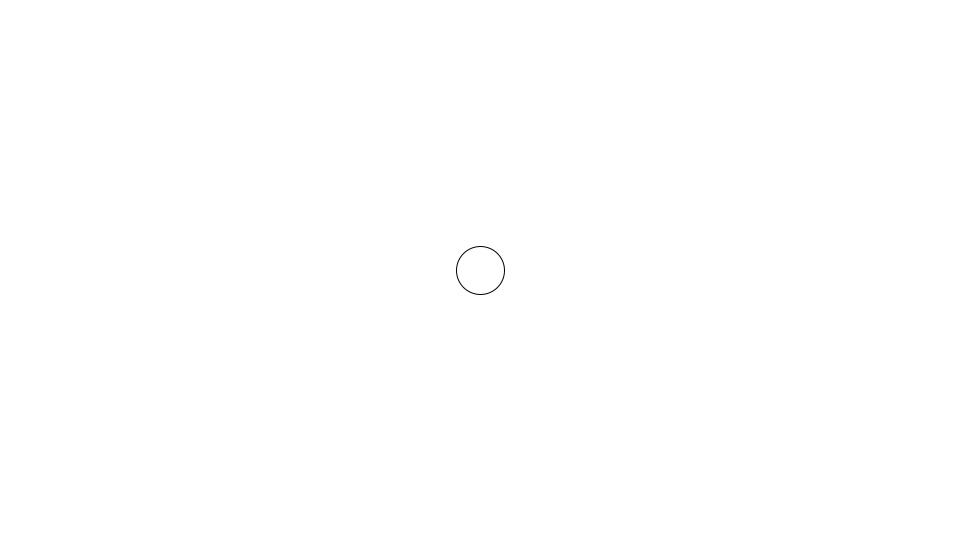
Frame 1 (no input)
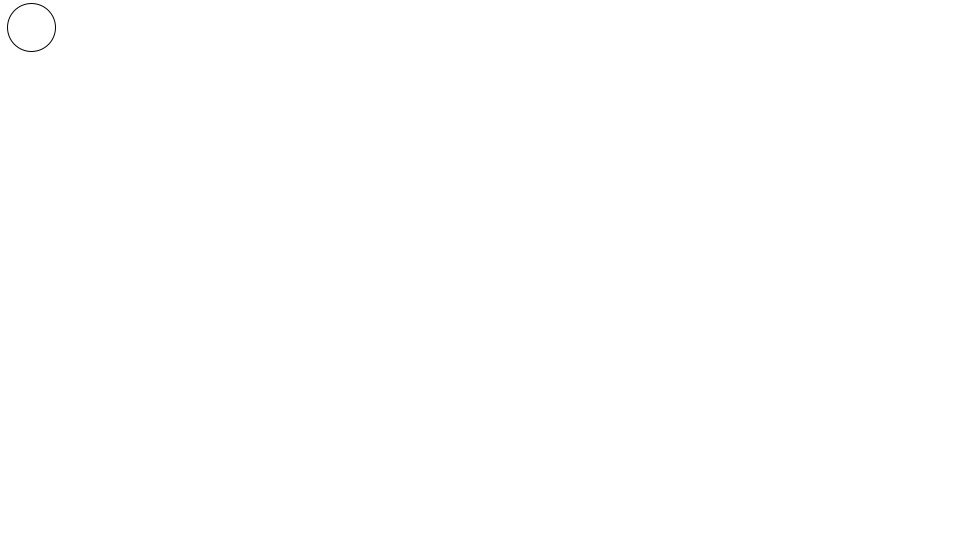
Frame 60 (the mouse pressed at the canvas centre just before this capture)
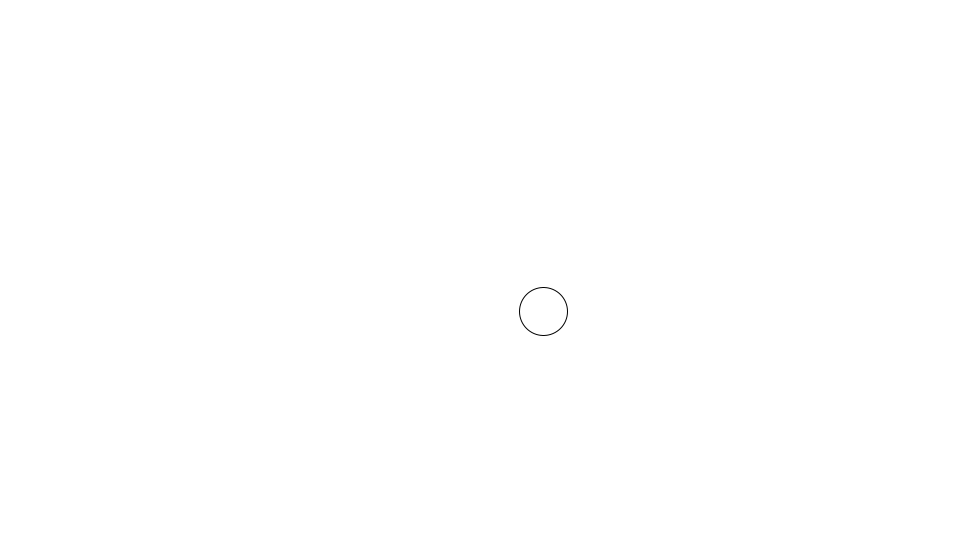
Frame 120 (the mouse held since frame 60 and released just before this capture)

The Processing sketch that drew these frames (run headless with seeded random() and noise(); from frame 60 on, the mouse is pressed at the canvas centre):

// Processing sketch: VectorBall
// ── VectorBall.pde
/*PVector is going to store Components of a vector*/
/*Instead of "float x;　float y";
State like "PVector location";
Instead of "x = 100; y = 50;";
Store value like "location = new PVector(100, 50);"*/

Ball b;


void setup(){
  size(960,540);
  b = new Ball();
}

void draw(){
  background(255);
  b.displayUmeda();
  b.moveUmeda();
  b.checkUmeda();
}

// ── Ball.pde
class Ball{
  PVector location;
  //float x;
  //float y;
  
  PVector velocity;
  //float Xspeed; 
  //float Yspeed;
  
   PVector acceleration;
  
  Ball(){
    location = new PVector(width/2, height/2);
    velocity = new PVector(0, 0);
    acceleration = new PVector(0, 0);
    //x=random(5,width);
    //y=random(3,height);
    //Xspeed=5;
    //Yspeed=5;
    
  }
  
  void displayUmeda(){
  ellipse(location.x,location.y,48,48);
  }
  
  void moveUmeda(){
    
    PVector mouse = new PVector(mouseX, mouseY);
    mouse.sub(location);
    
    /*By this setMag();, we restrict the amount(scale) of acceleration*/
    /*if setMag(0.5);, acceleration increase 0.5 every frame*/
    mouse.setMag(0.5);
    acceleration = mouse;
    //acceleration = PVector.random2D();

    velocity.add(acceleration);
    //like: location = location + velocity
    location.add(velocity);
    //x=x+Xspeed;
    //y=y+Yspeed;
    velocity.limit(10);
  }
  
  void checkUmeda(){
   //Accelerate objectX
    if(location.x > width-24 || location.x < 24){
      velocity.x = velocity.x*-1;
      acceleration.x = acceleration.x*-1;
    }
    
    if(location.y>height-24 || location.y<24){
      velocity.y=velocity.y*-1;
      acceleration.y = acceleration.y*-1;
    }
  }
}
